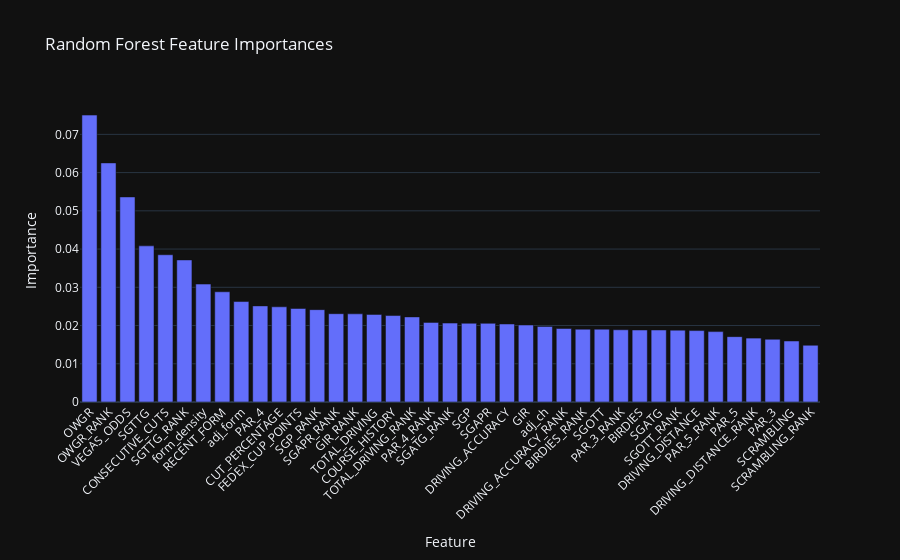

The notebook cell saved with this chart:
### Markdown cell above
Random Forest Training & Feature Importance

Now we train on all the data (no longer cross-validation folds) and extract the feature importance to see how it compares with linear correlations.

### Code cell
from sklearn.ensemble import RandomForestClassifier
from sklearn.calibration import CalibratedClassifierCV
from sklearn.preprocessing import StandardScaler
from imblearn.pipeline import Pipeline
from imblearn.over_sampling import SMOTE
from imblearn.under_sampling import RandomUnderSampler
import pandas as pd
import plotly.express as px

# === Resample the full dataset ===
over = SMOTE(sampling_strategy=0.5, k_neighbors=3)
under = RandomUnderSampler(sampling_strategy=0.5)
resample_pipeline = Pipeline([("o", over), ("u", under)])
X_all_resampled, y_all_resampled = resample_pipeline.fit_resample(
    training_df[feature_cols], training_df["TOP_20"]
)

# === Standardize ===
scaler = StandardScaler()
X_all_scaled = scaler.fit_transform(X_all_resampled)

# === Train Calibrated Random Forest ===
base_rf = RandomForestClassifier(random_state=42)
final_model = CalibratedClassifierCV(estimator=base_rf, method="sigmoid", cv=5)
final_model.fit(X_all_scaled, y_all_resampled)

# === Aggregate feature importances across all CV folds ===
all_importances = np.array([
    est.estimator.feature_importances_ for est in final_model.calibrated_classifiers_
])
mean_importance = all_importances.mean(axis=0)

importance_df = pd.DataFrame({
    "Feature": feature_cols,
    "Importance": mean_importance
}).sort_values(by="Importance", ascending=False)

# === Plot feature importances ===
fig = px.bar(
    importance_df,
    x="Feature",
    y="Importance",
    title="Random Forest Feature Importances",
    template="plotly_dark"
)
fig.update_layout(xaxis_tickangle=-45)
fig.show()

### Figure 1 — Plotly figure (JSON) as saved in the notebook; plotly's stock layout.template omitted (floating-point values rounded to 4 significant figures)
{"data": [{"hovertemplate": "Feature=%{x}<br>Importance=%{y}<extra></extra>", "legendgroup": "", "marker": {"color": "#636efa", "pattern": {"shape": ""}}, "name": "", "orientation": "v", "showlegend": false, "textposition": "auto", "type": "bar", "x": ["OWGR", "OWGR_RANK", "VEGAS_ODDS", "SGTTG", "CONSECUTIVE_CUTS", "SGTTG_RANK", "form_density", "RECENT_FORM", "adj_form", "PAR_4", "CUT_PERCENTAGE", "FEDEX_CUP_POINTS", "SGP_RANK", "SGAPR_RANK", "GIR_RANK", "TOTAL_DRIVING", "COURSE_HISTORY", "TOTAL_DRIVING_RANK", "PAR_4_RANK", "SGATG_RANK", "SGP", "SGAPR", "DRIVING_ACCURACY", "GIR", "adj_ch", "DRIVING_ACCURACY_RANK", "BIRDIES_RANK", "SGOTT", "PAR_3_RANK", "BIRDIES", "SGATG", "SGOTT_RANK", "DRIVING_DISTANCE", "PAR_5_RANK", "PAR_5", "DRIVING_DISTANCE_RANK", "PAR_3", "SCRAMBLING", "SCRAMBLING_RANK"], "xaxis": "x", "y": [0.07504, 0.06254, 0.05364, 0.04084, 0.03852, 0.03716, 0.03084, 0.02883, 0.02627, 0.02514, 0.0249, 0.02446, 0.02416, 0.0231, 0.02306, 0.02291, 0.02261, 0.02226, 0.02082, 0.02064, 0.02059, 0.02058, 0.02041, 0.02014, 0.01977, 0.01923, 0.01905, 0.01905, 0.01889, 0.01883, 0.01883, 0.0188, 0.01868, 0.01841, 0.0171, 0.01672, 0.01641, 0.01596, 0.01484], "yaxis": "y"}], "layout": {"barmode": "relative", "legend": {"tracegroupgap": 0}, "title": {"text": "Random Forest Feature Importances"}, "xaxis": {"anchor": "y", "domain": [0, 1], "tickangle": -45, "title": {"text": "Feature"}}, "yaxis": {"anchor": "x", "domain": [0, 1], "title": {"text": "Importance"}}}}
